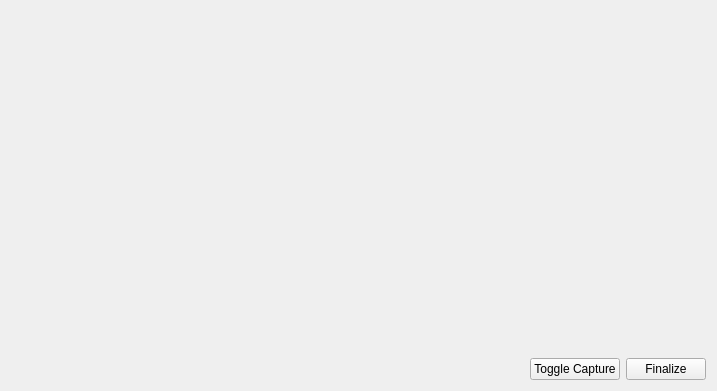
<?xml version="1.0" encoding="UTF-8"?>
<ui version="4.0">
 <class>AutoAlignViewer</class>
 <widget class="QWidget" name="AutoAlignViewer">
  <property name="geometry">
   <rect>
    <x>0</x>
    <y>0</y>
    <width>717</width>
    <height>391</height>
   </rect>
  </property>
  <property name="windowTitle">
   <string>Form</string>
  </property>
  <layout class="QVBoxLayout" name="verticalLayout">
   <item>
    <layout class="QHBoxLayout" name="horizontalLayout">
     <item>
      <widget class="PCLViewer" name="currentFrameViewer" native="true"/>
     </item>
     <item>
      <widget class="PCLViewer" name="processedViewer" native="true"/>
     </item>
    </layout>
   </item>
   <item>
    <layout class="QGridLayout" name="gridLayout">
     <item row="0" column="1">
      <widget class="QPushButton" name="toggleCaputureButton">
       <property name="text">
        <string>Toggle Capture</string>
       </property>
       <property name="checkable">
        <bool>true</bool>
       </property>
      </widget>
     </item>
     <item row="0" column="0">
      <spacer name="horizontalSpacer">
       <property name="orientation">
        <enum>Qt::Horizontal</enum>
       </property>
       <property name="sizeHint" stdset="0">
        <size>
         <width>40</width>
         <height>20</height>
        </size>
       </property>
      </spacer>
     </item>
     <item row="0" column="2">
      <widget class="QPushButton" name="finalizeButton">
       <property name="text">
        <string>Finalize</string>
       </property>
      </widget>
     </item>
    </layout>
   </item>
  </layout>
 </widget>
 <customwidgets>
  <customwidget>
   <class>PCLViewer</class>
   <extends>QWidget</extends>
   <header>pclviewer.h</header>
   <container>1</container>
  </customwidget>
 </customwidgets>
 <resources/>
 <connections/>
</ui>
